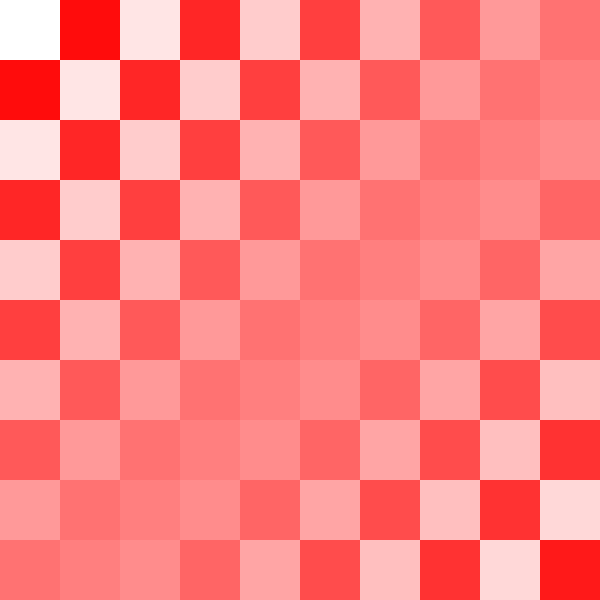
Frame 1 (no input)
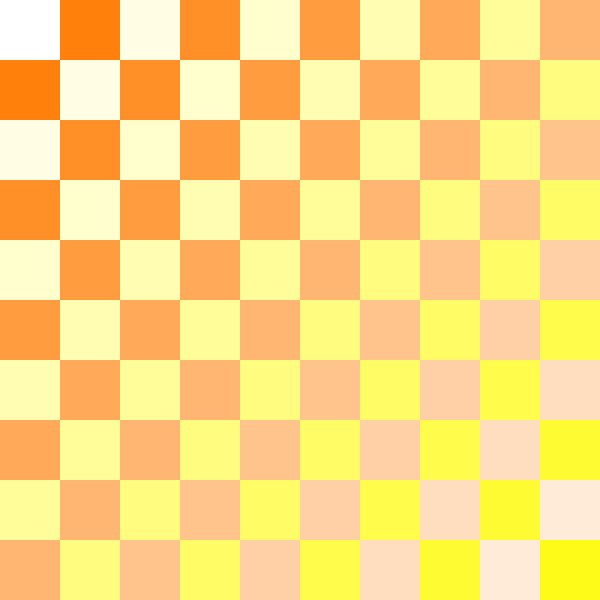
Frame 60 (the mouse pressed at the canvas centre just before this capture)
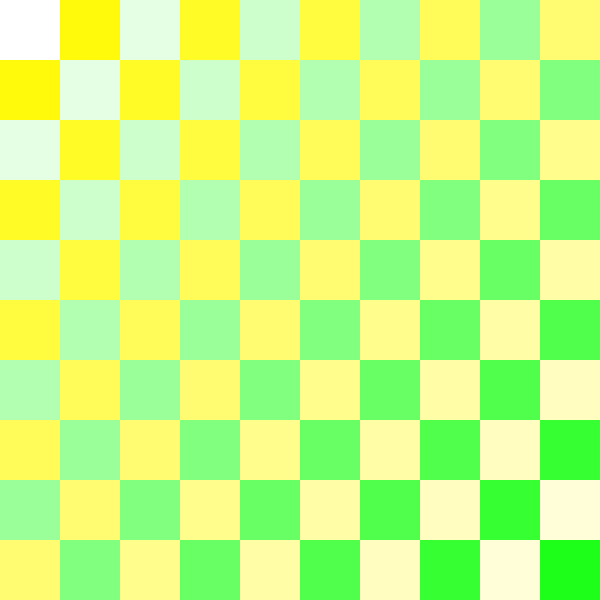
Frame 120 (the mouse held since frame 60 and released just before this capture)

The Processing sketch that drew these frames (run headless with seeded random() and noise(); from frame 60 on, the mouse is pressed at the canvas centre):

// Processing sketch: color7
// ── color7.pde
int step = 600 / 10;
float c;
int h1 = 0;
int h2 = 0;
void setup() {
  size(600, 600);
  colorMode(HSB, 360, 255, 255, 255);
  noStroke();
}
void draw() {
  for (int i = 0; i < width; i += step) {
    for (int j = 0; j < height; j += step) {
      c = map(i, 0, width, 0, 127.5) + map(j, 0, height, 0, 127.5);
      if ((i+j)%(step*2) == 0) {
        fill(h1, c, 255);
      } else {
        fill(h2, 255 - c, 255);
      }
      rect(i, j, step, step);
    }
  }
  h1++;
  if (frameCount % 2 == 0) h2++;
  if (h1 == 360) h1 = 0;
  if (h2 == 360) h2 = 0;
}
